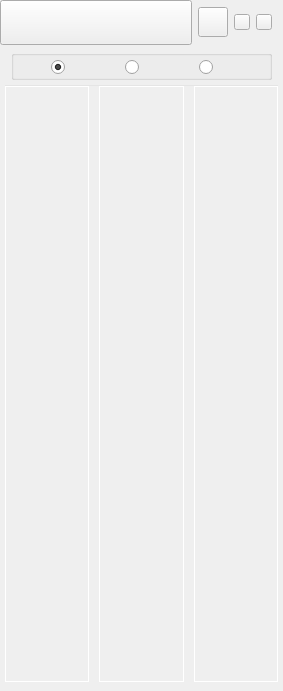
<?xml version="1.0" encoding="UTF-8"?>
<ui version="4.0">
 <class>UIAuxiliaryWnd</class>
 <widget class="QWidget" name="UIAuxiliaryWnd">
  <property name="geometry">
   <rect>
    <x>0</x>
    <y>0</y>
    <width>283</width>
    <height>691</height>
   </rect>
  </property>
  <property name="windowTitle">
   <string>UIAuxiliaryWnd</string>
  </property>
  <layout class="QVBoxLayout" name="verticalLayout">
   <property name="spacing">
    <number>0</number>
   </property>
   <property name="leftMargin">
    <number>0</number>
   </property>
   <property name="topMargin">
    <number>0</number>
   </property>
   <property name="rightMargin">
    <number>0</number>
   </property>
   <property name="bottomMargin">
    <number>9</number>
   </property>
   <item>
    <widget class="QWidget" name="widget" native="true">
     <property name="minimumSize">
      <size>
       <width>0</width>
       <height>45</height>
      </size>
     </property>
     <property name="maximumSize">
      <size>
       <width>16777215</width>
       <height>45</height>
      </size>
     </property>
     <property name="styleSheet">
      <string notr="true"/>
     </property>
     <layout class="QHBoxLayout" name="horizontalLayout_4">
      <property name="spacing">
       <number>6</number>
      </property>
      <property name="leftMargin">
       <number>0</number>
      </property>
      <property name="topMargin">
       <number>0</number>
      </property>
      <property name="bottomMargin">
       <number>0</number>
      </property>
      <item>
       <widget class="QPushButton" name="title_pushButton">
        <property name="minimumSize">
         <size>
          <width>0</width>
          <height>45</height>
         </size>
        </property>
        <property name="maximumSize">
         <size>
          <width>16777215</width>
          <height>45</height>
         </size>
        </property>
        <property name="styleSheet">
         <string notr="true">border-image: url(:/LoginWindow/images/logo.png);</string>
        </property>
        <property name="text">
         <string/>
        </property>
       </widget>
      </item>
      <item>
       <widget class="QWidget" name="pic_widget" native="true">
        <property name="minimumSize">
         <size>
          <width>30</width>
          <height>30</height>
         </size>
        </property>
        <property name="maximumSize">
         <size>
          <width>30</width>
          <height>30</height>
         </size>
        </property>
        <property name="cursor">
         <cursorShape>ArrowCursor</cursorShape>
        </property>
        <property name="styleSheet">
         <string notr="true"/>
        </property>
        <layout class="QHBoxLayout" name="horizontalLayout_6">
         <property name="spacing">
          <number>0</number>
         </property>
         <property name="leftMargin">
          <number>0</number>
         </property>
         <property name="topMargin">
          <number>0</number>
         </property>
         <property name="rightMargin">
          <number>0</number>
         </property>
         <property name="bottomMargin">
          <number>0</number>
         </property>
         <item>
          <widget class="QPushButton" name="pic_btn">
           <property name="minimumSize">
            <size>
             <width>0</width>
             <height>30</height>
            </size>
           </property>
           <property name="cursor">
            <cursorShape>PointingHandCursor</cursorShape>
           </property>
           <property name="styleSheet">
            <string notr="true">border-image: url(:/LoginWindow/images/t_photo.png);</string>
           </property>
           <property name="text">
            <string/>
           </property>
          </widget>
         </item>
        </layout>
       </widget>
      </item>
      <item>
       <widget class="QPushButton" name="min_pushButton">
        <property name="minimumSize">
         <size>
          <width>16</width>
          <height>16</height>
         </size>
        </property>
        <property name="maximumSize">
         <size>
          <width>16</width>
          <height>16</height>
         </size>
        </property>
        <property name="cursor">
         <cursorShape>PointingHandCursor</cursorShape>
        </property>
        <property name="styleSheet">
         <string notr="true">border-image: url(:/LoginWindow/images/login_min.png);</string>
        </property>
        <property name="text">
         <string/>
        </property>
       </widget>
      </item>
      <item>
       <widget class="QPushButton" name="close_pushButton">
        <property name="minimumSize">
         <size>
          <width>16</width>
          <height>16</height>
         </size>
        </property>
        <property name="maximumSize">
         <size>
          <width>16</width>
          <height>16</height>
         </size>
        </property>
        <property name="cursor">
         <cursorShape>PointingHandCursor</cursorShape>
        </property>
        <property name="styleSheet">
         <string notr="true">border-image: url(:/LoginWindow/images/login_close.png);</string>
        </property>
        <property name="text">
         <string/>
        </property>
       </widget>
      </item>
     </layout>
    </widget>
   </item>
   <item>
    <widget class="QWidget" name="widget_2" native="true">
     <property name="maximumSize">
      <size>
       <width>16777215</width>
       <height>40</height>
      </size>
     </property>
     <layout class="QHBoxLayout" name="horizontalLayout">
      <property name="topMargin">
       <number>5</number>
      </property>
      <property name="bottomMargin">
       <number>5</number>
      </property>
      <item>
       <widget class="QGroupBox" name="groupBox">
        <property name="minimumSize">
         <size>
          <width>150</width>
          <height>30</height>
         </size>
        </property>
        <property name="maximumSize">
         <size>
          <width>11111</width>
          <height>30</height>
         </size>
        </property>
        <property name="styleSheet">
         <string notr="true">border-image: url(:/LoginWindow/images/alpha.png);</string>
        </property>
        <property name="title">
         <string/>
        </property>
        <layout class="QHBoxLayout" name="horizontalLayout_5">
         <property name="leftMargin">
          <number>0</number>
         </property>
         <property name="topMargin">
          <number>0</number>
         </property>
         <property name="rightMargin">
          <number>0</number>
         </property>
         <property name="bottomMargin">
          <number>0</number>
         </property>
         <item>
          <widget class="QRadioButton" name="today_radioButton">
           <property name="minimumSize">
            <size>
             <width>31</width>
             <height>23</height>
            </size>
           </property>
           <property name="maximumSize">
            <size>
             <width>31</width>
             <height>23</height>
            </size>
           </property>
           <property name="cursor">
            <cursorShape>PointingHandCursor</cursorShape>
           </property>
           <property name="mouseTracking">
            <bool>true</bool>
           </property>
           <property name="toolTip">
            <string>今日课程</string>
           </property>
           <property name="styleSheet">
            <string notr="true">QRadioButton:checked {border-image: url(:/LoginWindow/images/tabToday_hover.png);}

QRadioButton:unchecked {border-image: url(:/LoginWindow/images/tabToday_nor.png);}

QRadioButton:unchecked:hover {border-image: url(:/LoginWindow/images/tabToday_hover.png);}

QRadioButton::indicator:checked {border-image: url(:/LoginWindow/images/.png);}

QRadioButton::indicator:unchecked {border-image: url(:/LoginWindow/images/.png);}

QRadioButton::indicator:unchecked:hover {border-image: url(:/LoginWindow/images/.png);}</string>
           </property>
           <property name="text">
            <string/>
           </property>
           <property name="iconSize">
            <size>
             <width>0</width>
             <height>0</height>
            </size>
           </property>
           <property name="checked">
            <bool>true</bool>
           </property>
          </widget>
         </item>
         <item>
          <widget class="QRadioButton" name="all_radioButton">
           <property name="minimumSize">
            <size>
             <width>31</width>
             <height>23</height>
            </size>
           </property>
           <property name="maximumSize">
            <size>
             <width>31</width>
             <height>23</height>
            </size>
           </property>
           <property name="cursor">
            <cursorShape>PointingHandCursor</cursorShape>
           </property>
           <property name="toolTip">
            <string>全部辅导</string>
           </property>
           <property name="styleSheet">
            <string notr="true">QRadioButton:checked {border-image: url(:/LoginWindow/images/tabAll_hover.png);}

QRadioButton:unchecked {border-image: url(:/LoginWindow/images/tabAll_nor.png);}

QRadioButton:unchecked:hover {border-image: url(:/LoginWindow/images/tabAll_hover.png);}

QRadioButton::indicator:checked {border-image: url(:/LoginWindow/images/.png);}

QRadioButton::indicator:unchecked {border-image: url(:/LoginWindow/images/.png);}

QRadioButton::indicator:unchecked:hover {border-image: url(:/LoginWindow/images/.png);}</string>
           </property>
           <property name="text">
            <string/>
           </property>
          </widget>
         </item>
         <item>
          <widget class="QRadioButton" name="live1V1_pushButton">
           <property name="minimumSize">
            <size>
             <width>31</width>
             <height>23</height>
            </size>
           </property>
           <property name="maximumSize">
            <size>
             <width>31</width>
             <height>23</height>
            </size>
           </property>
           <property name="cursor">
            <cursorShape>PointingHandCursor</cursorShape>
           </property>
           <property name="toolTip">
            <string>一对一</string>
           </property>
           <property name="styleSheet">
            <string notr="true">QRadioButton:checked {border-image: url(:/LoginWindow/images/tab1v1_hover.png);}

QRadioButton:unchecked {border-image: url(:/LoginWindow/images/tab1v1_nor.png);}

QRadioButton:unchecked:hover {border-image: url(:/LoginWindow/images/tab1v1_hover.png);}

QRadioButton::indicator:checked {border-image: url(:/LoginWindow/images/.png);}

QRadioButton::indicator:unchecked {border-image: url(:/LoginWindow/images/.png);}

QRadioButton::indicator:unchecked:hover {border-image: url(:/LoginWindow/images/.png);}</string>
           </property>
           <property name="text">
            <string/>
           </property>
           <property name="iconSize">
            <size>
             <width>0</width>
             <height>0</height>
            </size>
           </property>
          </widget>
         </item>
        </layout>
       </widget>
      </item>
     </layout>
    </widget>
   </item>
   <item>
    <layout class="QHBoxLayout" name="horizontalLayout_3">
     <property name="leftMargin">
      <number>5</number>
     </property>
     <property name="rightMargin">
      <number>5</number>
     </property>
     <item>
      <widget class="QLabel" name="line_label">
       <property name="minimumSize">
        <size>
         <width>0</width>
         <height>1</height>
        </size>
       </property>
       <property name="maximumSize">
        <size>
         <width>16777215</width>
         <height>1</height>
        </size>
       </property>
       <property name="styleSheet">
        <string notr="true">background-color: rgb(229, 229, 229);</string>
       </property>
       <property name="text">
        <string/>
       </property>
      </widget>
     </item>
    </layout>
   </item>
   <item>
    <widget class="QWidget" name="widget_3" native="true">
     <property name="minimumSize">
      <size>
       <width>0</width>
       <height>10</height>
      </size>
     </property>
     <property name="styleSheet">
      <string notr="true"/>
     </property>
     <layout class="QHBoxLayout" name="horizontalLayout_2">
      <property name="spacing">
       <number>0</number>
      </property>
      <property name="leftMargin">
       <number>0</number>
      </property>
      <property name="topMargin">
       <number>0</number>
      </property>
      <property name="rightMargin">
       <number>0</number>
      </property>
      <property name="bottomMargin">
       <number>0</number>
      </property>
      <item>
       <widget class="QWidget" name="today_widget" native="true">
        <property name="styleSheet">
         <string notr="true">border-image: url(:/LoginWindow/images/alpha.png);</string>
        </property>
        <layout class="QVBoxLayout" name="verticalLayout_2">
         <property name="leftMargin">
          <number>5</number>
         </property>
         <property name="topMargin">
          <number>0</number>
         </property>
         <property name="rightMargin">
          <number>5</number>
         </property>
         <property name="bottomMargin">
          <number>0</number>
         </property>
         <item>
          <widget class="QScrollArea" name="today_scrollArea">
           <property name="styleSheet">
            <string notr="true">QScrollArea{border: 1px solid #ffffff;background-color: rgb(255, 255, 255);}</string>
           </property>
           <property name="widgetResizable">
            <bool>true</bool>
           </property>
           <widget class="QWidget" name="scrollAreaWidgetContents_2">
            <property name="geometry">
             <rect>
              <x>0</x>
              <y>0</y>
              <width>82</width>
              <height>592</height>
             </rect>
            </property>
           </widget>
          </widget>
         </item>
        </layout>
       </widget>
      </item>
      <item>
       <widget class="QWidget" name="live1V1_widget" native="true">
        <property name="styleSheet">
         <string notr="true">border-image: url(:/LoginWindow/images/alpha.png);</string>
        </property>
        <layout class="QVBoxLayout" name="verticalLayout_4">
         <property name="spacing">
          <number>0</number>
         </property>
         <property name="leftMargin">
          <number>5</number>
         </property>
         <property name="topMargin">
          <number>0</number>
         </property>
         <property name="rightMargin">
          <number>5</number>
         </property>
         <property name="bottomMargin">
          <number>0</number>
         </property>
         <item>
          <widget class="QScrollArea" name="live1V1_scrollArea">
           <property name="styleSheet">
            <string notr="true">QScrollArea{border: 1px solid #ffffff;background-color: rgb(255, 255, 255);}</string>
           </property>
           <property name="widgetResizable">
            <bool>true</bool>
           </property>
           <widget class="QWidget" name="scrollAreaWidgetContents_3">
            <property name="geometry">
             <rect>
              <x>0</x>
              <y>0</y>
              <width>83</width>
              <height>592</height>
             </rect>
            </property>
           </widget>
          </widget>
         </item>
        </layout>
       </widget>
      </item>
      <item>
       <widget class="QWidget" name="all_widget" native="true">
        <property name="maximumSize">
         <size>
          <width>16777215</width>
          <height>600</height>
         </size>
        </property>
        <property name="styleSheet">
         <string notr="true">border-image: url(:/LoginWindow/images/alpha.png);</string>
        </property>
        <layout class="QVBoxLayout" name="verticalLayout_3">
         <property name="spacing">
          <number>0</number>
         </property>
         <property name="leftMargin">
          <number>5</number>
         </property>
         <property name="topMargin">
          <number>0</number>
         </property>
         <property name="rightMargin">
          <number>5</number>
         </property>
         <property name="bottomMargin">
          <number>0</number>
         </property>
         <item>
          <widget class="QScrollArea" name="scrollArea">
           <property name="styleSheet">
            <string notr="true">QScrollArea{border: 1px solid #ffffff;background-color: rgb(255, 255, 255);}
</string>
           </property>
           <property name="widgetResizable">
            <bool>true</bool>
           </property>
           <widget class="QWidget" name="scrollAreaWidgetContents">
            <property name="geometry">
             <rect>
              <x>0</x>
              <y>0</y>
              <width>82</width>
              <height>592</height>
             </rect>
            </property>
           </widget>
          </widget>
         </item>
        </layout>
       </widget>
      </item>
     </layout>
    </widget>
   </item>
  </layout>
 </widget>
 <layoutdefault spacing="6" margin="11"/>
 <resources/>
 <connections/>
</ui>
